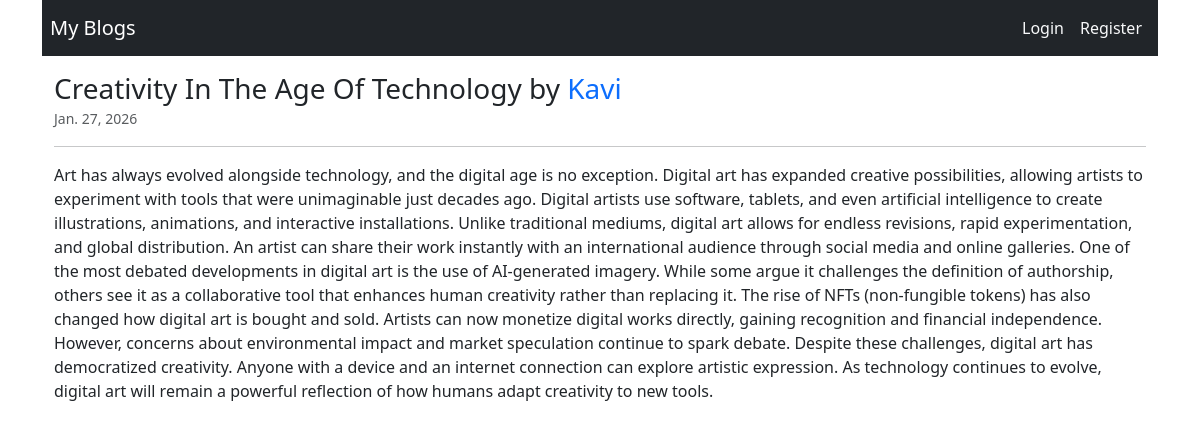
The page /detail/2/ on the database its author committed.
### blog/models.py (models this page shows, shortened)
class Post(models.Model):
    title = models.CharField(max_length=200)
    content = models.TextField()
    author = models.ForeignKey(User,on_delete=models.CASCADE)
    created_at = models.DateTimeField(auto_now_add=True)

### blog/views.py (the view)
# urls.py: path('detail/<int:pk>/',views.detail_post,name="detail-post"),
def detail_post(request,pk):
    post = Post.objects.get(id=pk)
    return render(request,"post_detail.html",{'post':post})

### blog/templates/post_detail.html
{% extends "base.html" %}
{% block content %}
    <div class="container mt-3">
        <h3 class="card-title mt-2">{{post.title | title}} by <span class="text-primary">{{post.author}}</span></h3>
        <small class="text-muted">{{post.created_at | date }}</small>
        <hr>
        <p class="card-text">{{post.content}}</p>
    </div>
{% endblock content %}

### rows shown on the page
Post: title "Creativity In The Age Of Technology", author "Kavi", created_at "Jan. 27, 2026", content "Art has always evolved alongside technology, and the digital age is no exception. Digital art has expanded creative possibilities, allowing artists to experiment with tools that were unimaginable just decades ago. Digital artists use software, tablets, and even artificial intelligence to create illustrations, animations, and interactive installations. Unlike traditional mediums, digital art allows for endless revisions, rapid experimentation, and global distribution. An artist can share their work instantly with an international audience through social media and online galleries. One of the most debated developments in digital art is the use of AI-generated imagery. While some argue it…"
